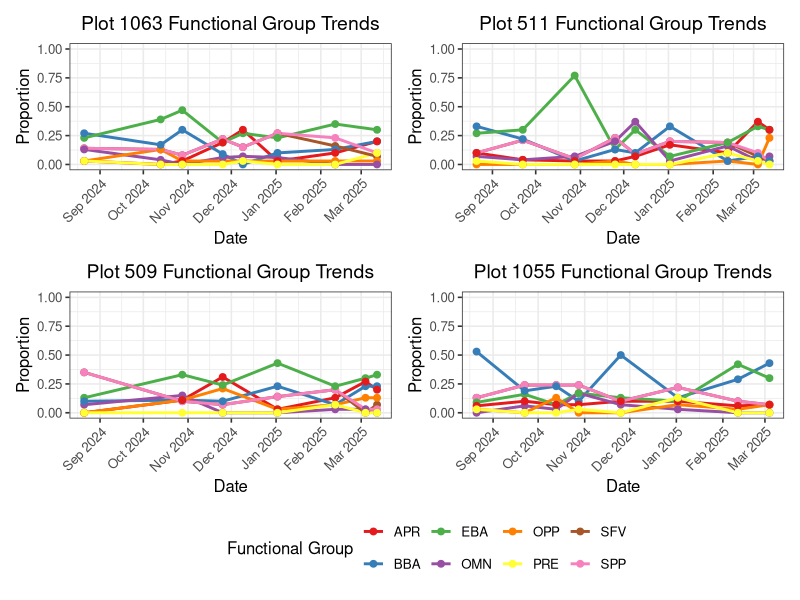
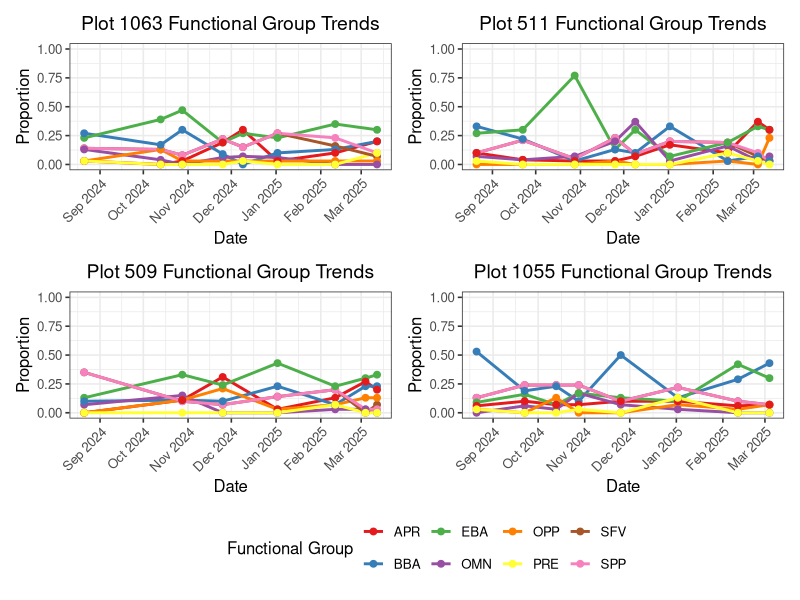
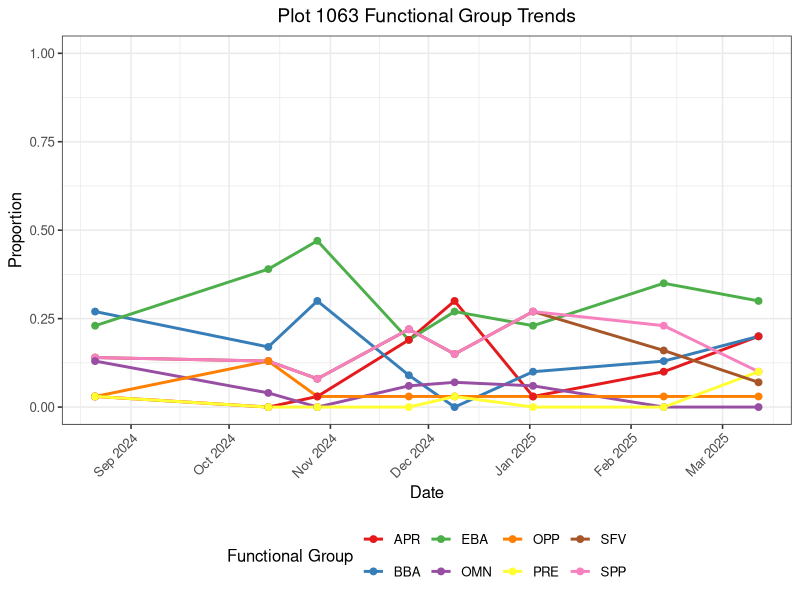
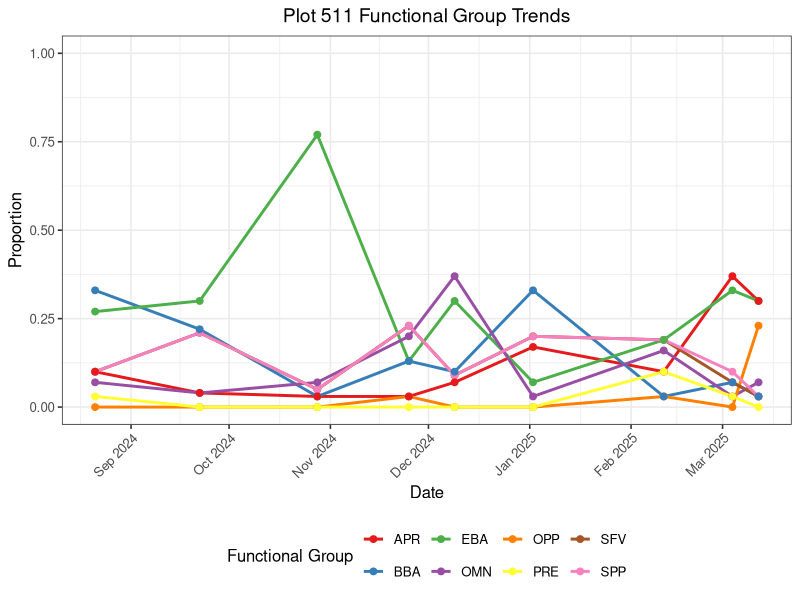
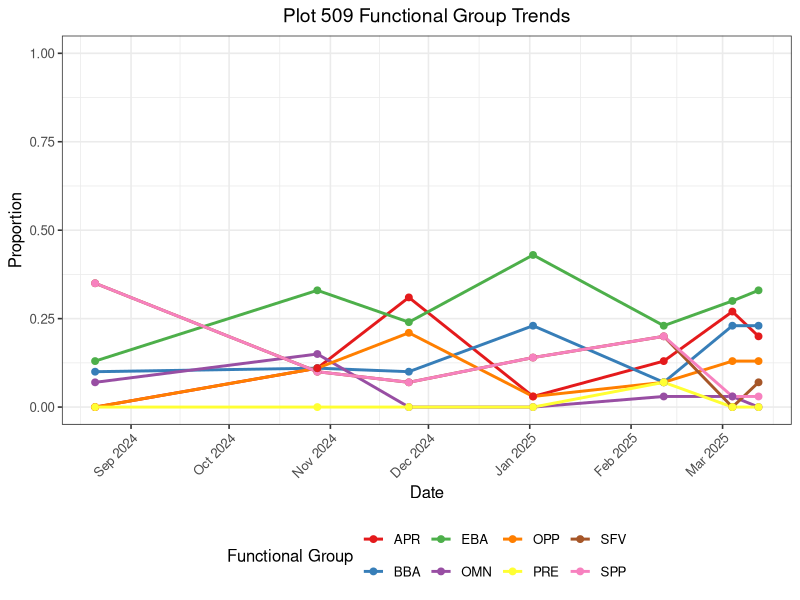
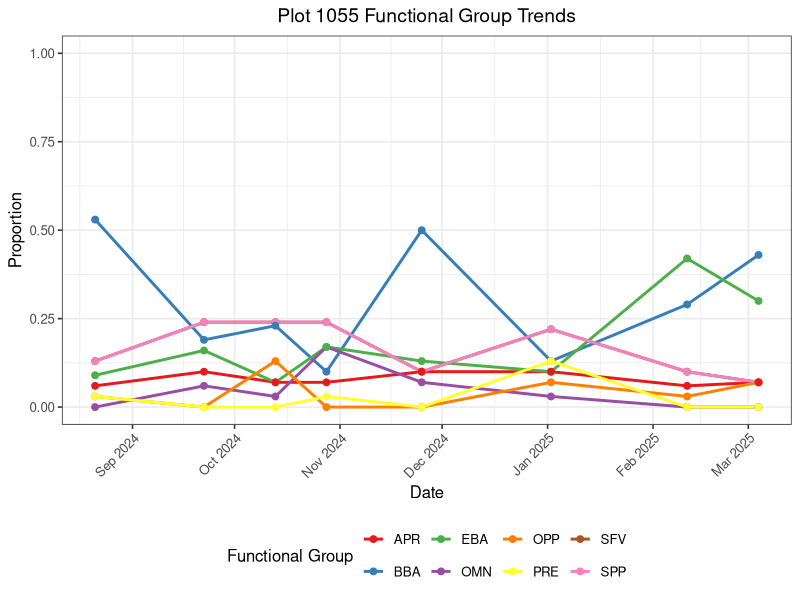

Here is the R script that generated these plots, in order:
# Name: Justin Jang (Github: justinj4ng)
# Nematode data cleaner
# Last modified 3/19/2025

###
#
#How do you do docstrings in R??
#Dedicated to Nema the dog
#Frivolous comments bc i dont know R
###

library("tidyverse")
library("dplyr")
library("patchwork")  # For combining plots

setwd("C:/Users/justi/Downloads/nematodes csv-20250327T192853Z-001/nematodes csv")

# Read and prepare data
nema <- read_csv("nema.csv")
nema$Date <- as.Date(nema$Date, format="%m/%d/%Y")

# Reshape data to long format
nemaDF <- nema |>
  pivot_longer(
    cols = c("SFV", "SPP", "OPP", "OMN", "EBA", "BBA", "APR", "PRE"),
    names_to = "functional_class",
    values_to = "proportion",
    values_drop_na = TRUE
  )

# Create a list to store plots
plot_list <- list()

# Define color palette
group_colors <- RColorBrewer::brewer.pal(8, "Set1")

# Create a plot for each unique Plot number
for (plot_num in unique(nemaDF$`Plot #`)) {
  plot_data <- nemaDF %>% filter(`Plot #` == plot_num)
  
  p <- ggplot(plot_data, aes(x = Date, y = proportion, color = functional_class)) +
    geom_line(size = 1) +
    geom_point(size = 2) +
    theme_bw(base_size = 12) +
    labs(title = paste("Plot", plot_num, "Functional Group Trends"),
         x = "Date",
         y = "Proportion",
         color = "Functional Group") +
    scale_color_manual(values = group_colors) +
    scale_x_date(date_breaks = "1 month", date_labels = "%b %Y") +
    scale_y_continuous(limits = c(0, 1.0)) +  # Consistent y-axis across plots
    theme(axis.text.x = element_text(angle = 45, hjust = 1),
          plot.title = element_text(hjust = 0.5, size = 14),
          legend.position = "bottom") +
    guides(color = guide_legend(nrow = 2))  # Two rows for legend items
  
  plot_list[[as.character(plot_num)]] <- p
}

# Combine plots (4 in one figure)
combined_plots <- wrap_plots(plot_list, ncol = 2) + 
  plot_layout(guides = "collect") & 
  theme(legend.position = "bottom")

# Display combined plot
combined_plots

# Save combined plot
ggsave("nematode_functional_groups_by_plot.png", 
       plot = combined_plots,
       width = 14,
       height = 10,
       dpi = 300)

# Optionally save individual plots
for (plot_num in names(plot_list)) {
  ggsave(paste0("nematode_plot_", plot_num, ".png"), 
         plot = plot_list[[plot_num]],
         width = 8,
         height = 6,
         dpi = 300)
}